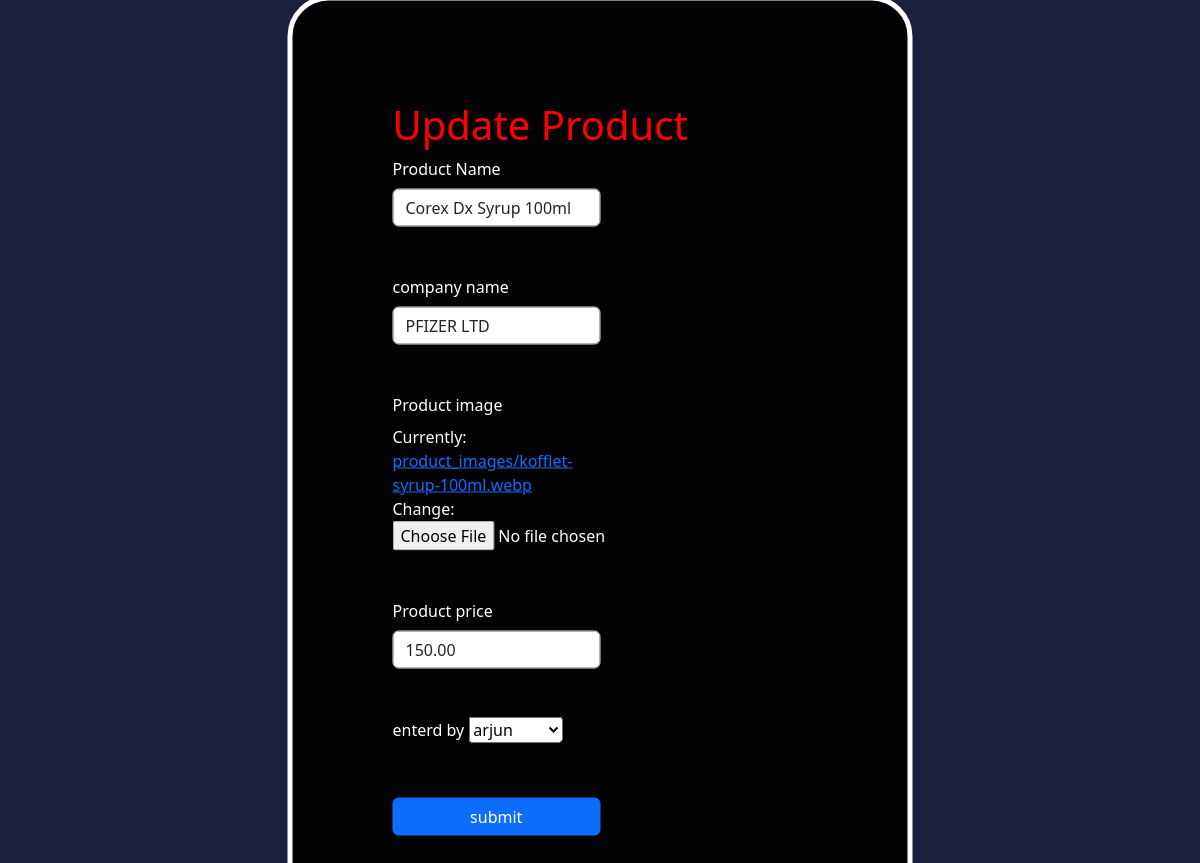
Page /products/update/11/ (signed in) on the committed database.
### products/models.py (models this page shows, shortened)
class Product(models.Model):
    product_name = models.CharField(max_length=100,)
    company_name = models.CharField(max_length=100)
    product_image = models.ImageField(upload_to='product_images/')
    product_price = models.DecimalField(max_digits=10, decimal_places=2)
    entered_by = models.ForeignKey(User, on_delete=models.CASCADE,default=1)

### products/views.py (the view)
# urls.py: path('products/update/<int:pk>/', update_product, name='update_product'),
@login_required(login_url='/')
def update_product(request, pk):
    product = get_object_or_404(Product, pk=pk)
    if request.method == 'POST':
        form = AddProductForm(request.POST, request.FILES)
        if form.is_valid():
            product.product_name = form.cleaned_data['product_name']
            product.company_name = form.cleaned_data['company_name']
            product.product_image = form.cleaned_data['product_image']
            product.product_price = form.cleaned_data['product_price']
            product.entered_by = form.cleaned_data['entered_by']
            product.save()
            messages.success(request,"updated successfully ")
            return redirect('viewproducts')
    else:
        form = AddProductForm(initial={
            'product_name': product.product_name,
            'company_name': product.company_name,
            'product_price': product.product_price,
            'product_image': product.product_image,
            'entered_by': product.entered_by,
        })
    return render(request, 'products/update_product.html', {'form': form, 'product': product})

### products/forms.py
class AddProductForm(forms.Form):
     product_name = forms.CharField(label='Product Name', max_length=100,required=True,widget=forms.TextInput(attrs={'class':'form-control','placeholder':'Enter Product Name'}))
     company_name = forms.CharField(label='Product Company Name', max_length=100,required=True,widget=forms.TextInput(attrs={'class':'form-control','placeholder':'Enter company name'}))
     product_image = forms.ImageField(label='Product Image')
     product_price = forms.DecimalField(label='Product Price',required=True,widget=forms.NumberInput(attrs={'class':'form-control','placeholder':'Enter price ','min':'0'}))
     entered_by = forms.ModelChoiceField(label='Entered By', queryset=User.objects.all())

### products/templates/products/update_product.html (shortened to what this page needs)
<!DOCTYPE html>
<html>
<head>
    <link href="https://cdn.jsdelivr.net/npm/bootstrap@5.3.0/dist/css/bootstrap.min.css" rel="stylesheet">
</head>
<body style="background-color: #1b203d; color: red;">
    <div style="border: 5px solid;
    position: absolute;
    top: 50%;
    left: 50%;
    width: 625px;
    border-radius: 41px;
    transform: translate(-50%, -50%);
    padding: 100px;
    background-color:#000000e5;
    color: white;;">
    <h1 style="color: red;">Update Product</h1>
    <form method="post" enctype="multipart/form-data" class="login-form">
        <form class="row g-3">
            <div class="col-md-6">
              <label for="inputEmail4" class="form-label">Product Name </label>
              {{form.product_name}}
            </div>
            <br>
            <br>
            <div class="col-md-6">
              <label for="inputEmail4" class="form-label"> company name </label>
              {{form.company_name}}
            </div>
            <br>
            <br>
            <div class="col-md-6">
              <label for="inputEmail4" class="form-label">Product image </label> <br>
              {{form.product_image}}
            </div>
            <br>
            <br>
            <div class="col-md-6">
              <label for="inputEmail4" class="form-label">Product price </label>
              {{form.product_price}}
            </div>
            <br>
            <br>
            <div class="col-md-6">
              <label for="inputEmail4" class="form-label">enterd by  </label>
              {{form.entered_by}}
            </div>
            <br>
            <br>
            <div class="col-12">
              <button type="submit" class="btn btn-primary w-50"> submit </button>
            </div>
          </form>
    </form>
</div>
</body>
</html>

### rows in the picture
Product: product_name "Corex Dx Syrup 100ml", company_name "PFIZER LTD", product_price "150.00", entered_by "arjun"
